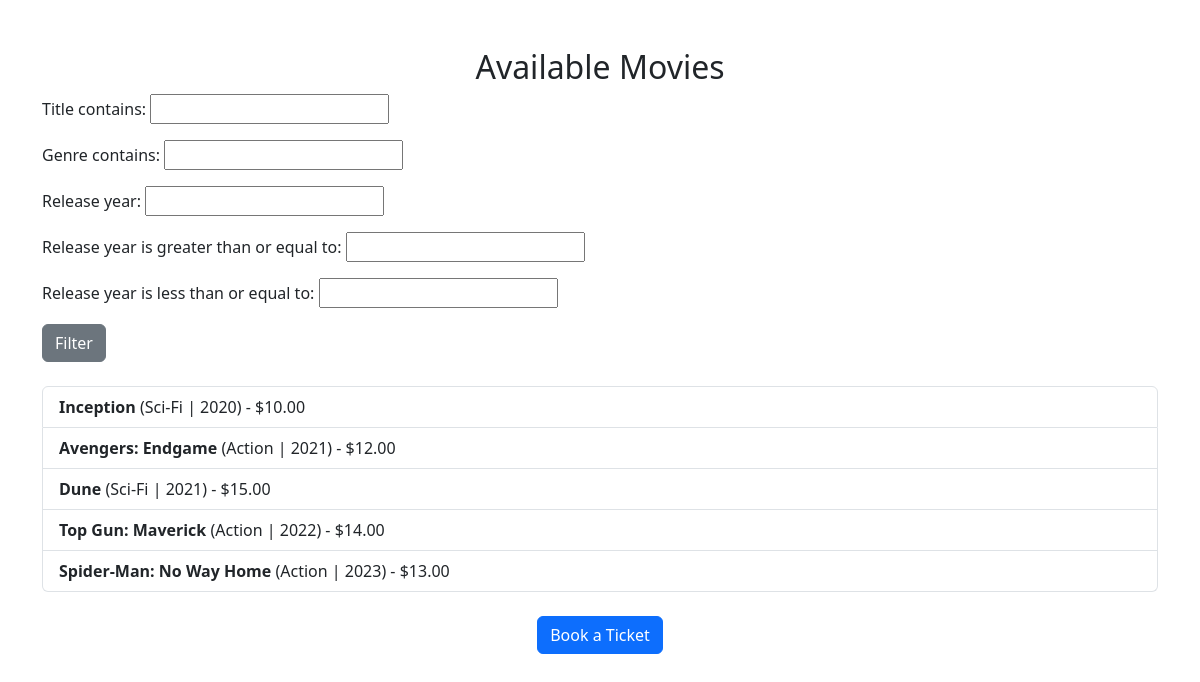
Page /movies/ on the committed database.
### movies/models.py (models this page shows, shortened)
class Movie(models.Model):
    title = models.CharField(max_length=100)
    genre = models.CharField(max_length=50)
    release_year = models.IntegerField()
    price = models.DecimalField(max_digits=6, decimal_places=2)

### movies/views.py (the view)
# urls.py: path('', views.MovieListView.as_view(), name='movie_list'),
class MovieListView(FilterView):
    model = Movie
    template_name = "movies/movie_list.html"
    context_object_name = "object_list"
    filterset_class = MovieFilter

### movies/templates/movies/movie_list.html (shortened to what this page needs)
<!DOCTYPE html>
<html lang="en">
<head>
    <link href="https://cdn.jsdelivr.net/npm/bootstrap@5.3.0-alpha1/dist/css/bootstrap.min.css" rel="stylesheet">
</head>
<body>
    <div class="container mt-5">
        <h2 class="text-center">Available Movies</h2>
        <form method="get" class="mb-4">
            {{ filter.form.as_p }}
            <button type="submit" class="btn btn-secondary">Filter</button>
        </form>
        <ul class="list-group">
            {% for movie in object_list %}
            <li class="list-group-item">
                <strong>{{ movie.title }}</strong>
                ({{ movie.genre }} | {{ movie.release_year }}) - ${{ movie.price }}
            </li>
            {% endfor %}
        </ul>
        <div class="text-center mt-4">
            <a href="{% url 'book_ticket' %}" class="btn btn-primary">Book a Ticket</a>
        </div>
    </div>
</body>
</html>

### rows in the picture
Movie: title "Inception", genre "Sci-Fi", release_year "2020", price "10.00"
Movie: title "Avengers: Endgame", genre "Action", release_year "2021", price "12.00"
Movie: title "Dune", genre "Sci-Fi", release_year "2021", price "15.00"
Movie: title "Top Gun: Maverick", genre "Action", release_year "2022", price "14.00"
Movie: title "Spider-Man: No Way Home", genre "Action", release_year "2023", price "13.00"
